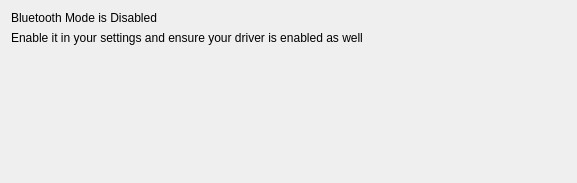
<?xml version="1.0" encoding="UTF-8"?>
<ui version="4.0">
 <class>Form</class>
 <widget class="QWidget" name="Form">
  <property name="geometry">
   <rect>
    <x>0</x>
    <y>0</y>
    <width>577</width>
    <height>183</height>
   </rect>
  </property>
  <property name="windowTitle">
   <string>Form</string>
  </property>
  <layout class="QVBoxLayout" name="verticalLayout">
   <item>
    <widget class="QLabel" name="MessageLabel">
     <property name="styleSheet">
      <string notr="true">font: 75 16pt &quot;Ubuntu&quot;;</string>
     </property>
     <property name="text">
      <string>Bluetooth Mode is Disabled</string>
     </property>
    </widget>
   </item>
   <item>
    <widget class="QLabel" name="label_2">
     <property name="styleSheet">
      <string notr="true">font: 75 14pt &quot;Ubuntu&quot;;</string>
     </property>
     <property name="text">
      <string>Enable it in your settings and ensure your driver is enabled as well</string>
     </property>
    </widget>
   </item>
   <item>
    <spacer name="verticalSpacer">
     <property name="orientation">
      <enum>Qt::Vertical</enum>
     </property>
     <property name="sizeHint" stdset="0">
      <size>
       <width>20</width>
       <height>40</height>
      </size>
     </property>
    </spacer>
   </item>
  </layout>
 </widget>
 <resources/>
 <connections/>
</ui>
